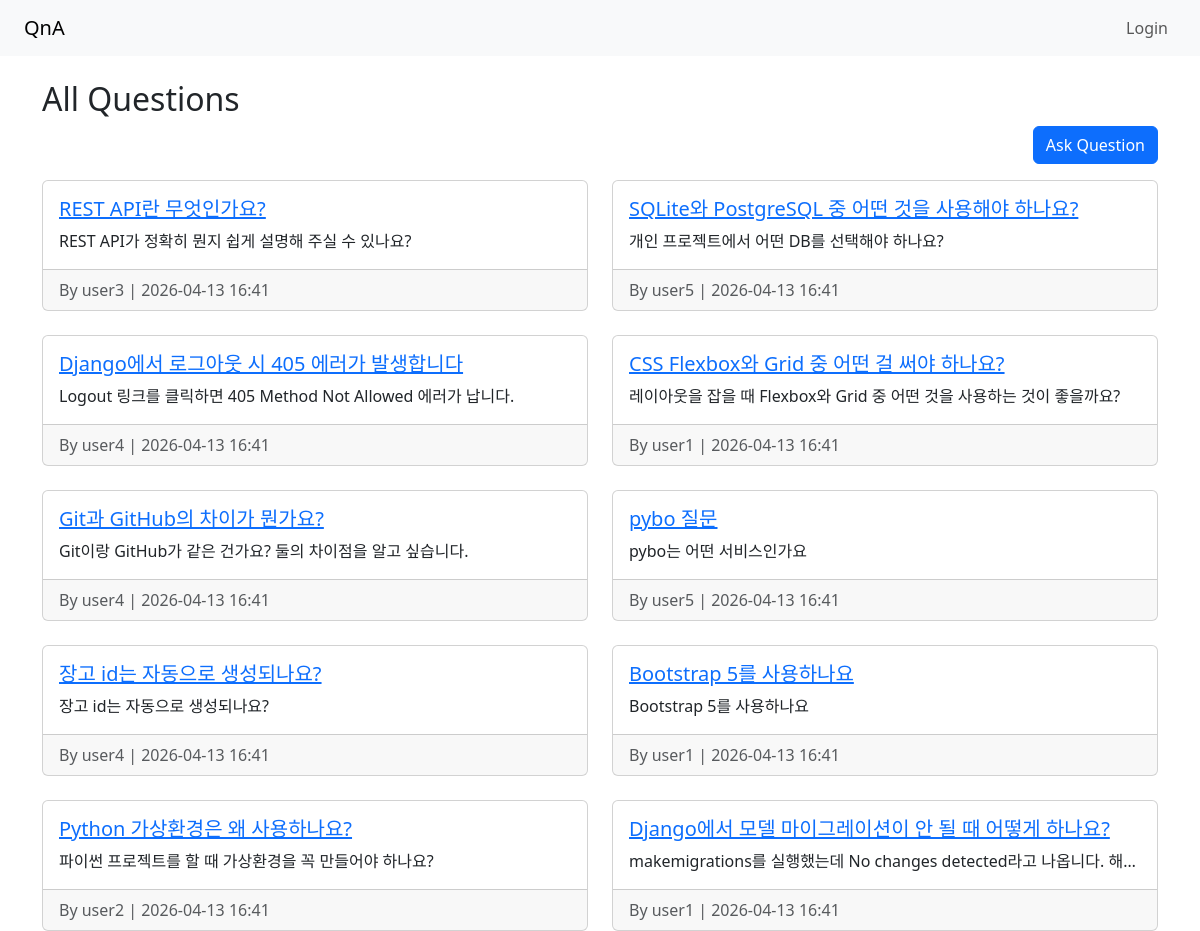
The page / on the database its author committed.
### qa/models.py (models this page shows, shortened)
class Question(models.Model):
    title = models.CharField(max_length=200)
    content = models.TextField()
    author = models.ForeignKey(User, on_delete=models.CASCADE)
    created_at = models.DateTimeField(auto_now_add=True)

### qa/views.py (the view)
# urls.py: path('', views.question_list, name='question_list'),
def question_list(request):
    questions = Question.objects.order_by('-created_at')
    return render(request, 'qa/question_list.html', {'questions': questions})

### qa/templates/qa/question_list.html
{% extends 'qa/base.html' %}
{% block content %}
<h2>All Questions</h2>
<div class="d-flex justify-content-end mb-3">
    <a href="{% url 'ask_question' %}" class="btn btn-primary">Ask Question</a>
</div>
<div class="row row-cols-1 row-cols-md-2 g-4">
    {% for question in questions %}
    <div class="col">
        <div class="card h-100">
            <div class="card-body">
                <h5 class="card-title">
                    <a href="{% url 'question_detail' question.pk %}">{{ question.title }}</a>
                </h5>
                <p class="card-text text-truncate">{{ question.content }}</p>
            </div>
            <div class="card-footer text-muted">
                By {{ question.author.username }} | {{ question.created_at | date:"Y-m-d H:i" }}
            </div>
        </div>
    </div>
    {% empty %}
    <p>No questions yet.</p>
    {% endfor %}
</div>
{% endblock %}

### qa/templates/qa/base.html (shortened to what this page needs)
{% load static %}
<!DOCTYPE html>
<html lang="en">
<head>
    <link href="{% static '/css/bootstrap.min.css' %}" rel="stylesheet">
</head>
<body>
    <nav class="navbar navbar-expand-lg navbar-light bg-light px-4">
        <a class="navbar-brand" href="/">QnA</a>
        <div class="collapse navbar-collapse">
            <ul class="navbar-nav ms-auto">
                {% if user.is_authenticated %}
                <li class="nav-item">
                    <span class="nav-link">👤 {{ user.username }}</span>
                </li>
                <li class="nav-item">
                    <a class="nav-link" href="{% url 'ask_question' %}">Ask Question</a>
                </li>
                <li class="nav-item">
                    <!--
                    TODO: 로그아웃 폼을 작성하세요 (POST 방식)
                    주의: <a> 태그로 하면 405 에러 발생!
                    필수: method="post", csrf_token 포함
                    -->
                    <form action="{% url 'logout' %}" method="POST" class="d-inline">
                        {% csrf_token %}
                        <button type="submit" class="btn btn-link nav-link"
                                style="display:inline; padding: 0;">Logout</button>
                    </form>
                </li>
                {% else %}
                <li class="nav-item">
                    <a class="nav-link" href="{% url 'login' %}">Login</a>
                </li>
                {% endif %}
            </ul>
        </div>
    </nav>
    <div class="container mt-4">
        {% block content %}
        {% endblock %}
    </div>
</body>
</html>

### rows shown on the page
Question: title "REST API란 무엇인가요?", content "REST API가 정확히 뭔지 쉽게 설명해 주실 수 있나요?", author.username "user3", created_at "2026-04-13 16:41"
Question: title "SQLite와 PostgreSQL 중 어떤 것을 사용해야 하나요?", content "개인 프로젝트에서 어떤 DB를 선택해야 하나요?", author.username "user5", created_at "2026-04-13 16:41"
Question: title "Django에서 로그아웃 시 405 에러가 발생합니다", content "Logout 링크를 클릭하면 405 Method Not Allowed 에러가 납니다.", author.username "user4", created_at "2026-04-13 16:41"
Question: title "CSS Flexbox와 Grid 중 어떤 걸 써야 하나요?", content "레이아웃을 잡을 때 Flexbox와 Grid 중 어떤 것을 사용하는 것이 좋을까요?", author.username "user1", created_at "2026-04-13 16:41"
Question: title "Git과 GitHub의 차이가 뭔가요?", content "Git이랑 GitHub가 같은 건가요? 둘의 차이점을 알고 싶습니다.", author.username "user4", created_at "2026-04-13 16:41"
Question: title "pybo 질문", content "pybo는 어떤 서비스인가요", author.username "user5", created_at "2026-04-13 16:41"
Question: title "장고 id는 자동으로 생성되나요?", content "장고 id는 자동으로 생성되나요?", author.username "user4", created_at "2026-04-13 16:41"
Question: title "Bootstrap 5를 사용하나요", content "Bootstrap 5를 사용하나요", author.username "user1", created_at "2026-04-13 16:41"
Question: title "Python 가상환경은 왜 사용하나요?", content "파이썬 프로젝트를 할 때 가상환경을 꼭 만들어야 하나요?", author.username "user2", created_at "2026-04-13 16:41"
Question: title "Django에서 모델 마이그레이션이 안 될 때 어떻게 하나요?", content "makemigrations를 실행했는데 No changes detected라고 나옵니다. 해…", author.username "user1", created_at "2026-04-13 16:41"
